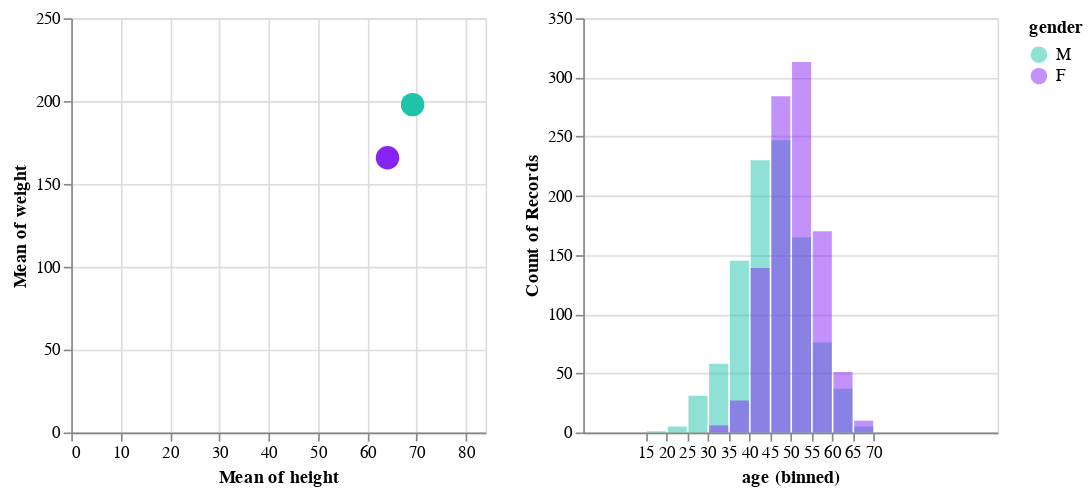

Notebook cell for this chart:
### Markdown cell above
_Interactive Scatter Plot and Linked Layered Histogram_

### Code cell
import pandas as pd

# generate fake data
source = pd.DataFrame({'gender': ['M']*1000 + ['F']*1000,
               'height':np.concatenate((np.random.normal(69, 7, 1000),
                                       np.random.normal(64, 6, 1000))),
               'weight': np.concatenate((np.random.normal(195.8, 144, 1000),
                                        np.random.normal(167, 100, 1000))),
               'age': np.concatenate((np.random.normal(45, 8, 1000),
                                        np.random.normal(51, 6, 1000)))
        })

selector = alt.selection_single(empty='all', fields=['gender'])

color_scale = alt.Scale(domain=['M', 'F'],
                        range=['#1FC3AA', '#8624F5'])

base = alt.Chart(source).properties(
    width=250,
    height=250
).add_selection(selector)

points = base.mark_point(filled=True, size=200).encode(
    x=alt.X('mean(height):Q',
            scale=alt.Scale(domain=[0,84])),
    y=alt.Y('mean(weight):Q',
            scale=alt.Scale(domain=[0,250])),
    color=alt.condition(selector,
                        'gender:N',
                        alt.value('lightgray'),
                        scale=color_scale),
)

hists = base.mark_bar(opacity=0.5, thickness=100).encode(
    x=alt.X('age',
            bin=alt.Bin(step=5), # step keeps bin size the same
            scale=alt.Scale(domain=[0,100])),
    y=alt.Y('count()',
            stack=None,
            scale=alt.Scale(domain=[0,350])),
    color=alt.Color('gender:N',
                    scale=color_scale)
).transform_filter(
    selector
)


points | hists

### Figure 1 — Vega-Lite specification as saved in the notebook (floating-point values rounded to 4 significant figures; data arrays with more than 128 entries replaced by an {"elided": "..."} marker saying what was removed)
{"config": {"view": {"continuousWidth": 400, "continuousHeight": 300}}, "hconcat": [{"mark": {"type": "point", "filled": true, "size": 200}, "encoding": {"color": {"condition": {"type": "nominal", "field": "gender", "scale": {"domain": ["M", "F"], "range": ["#1FC3AA", "#8624F5"]}, "selection": "selector004"}, "value": "lightgray"}, "x": {"type": "quantitative", "aggregate": "mean", "field": "height", "scale": {"domain": [0, 84]}}, "y": {"type": "quantitative", "aggregate": "mean", "field": "weight", "scale": {"domain": [0, 250]}}}, "height": 250, "selection": {"selector004": {"type": "single", "empty": "all", "fields": ["gender"]}}, "width": 250}, {"mark": {"type": "bar", "opacity": 0.5, "thickness": 100}, "encoding": {"color": {"type": "nominal", "field": "gender", "scale": {"domain": ["M", "F"], "range": ["#1FC3AA", "#8624F5"]}}, "x": {"type": "quantitative", "bin": {"step": 5}, "field": "age", "scale": {"domain": [0, 100]}}, "y": {"type": "quantitative", "aggregate": "count", "scale": {"domain": [0, 350]}, "stack": null}}, "height": 250, "selection": {"selector004": {"type": "single", "empty": "all", "fields": ["gender"]}}, "transform": [{"filter": {"selection": "selector004"}}], "width": 250}], "data": {"name": "data-eb24ace7d88f1deb17f13c0715cd2dce"}, "$schema": "https://vega.github.io/schema/vega-lite/v4.8.1.json", "datasets": {"data-eb24ace7d88f1deb17f13c0715cd2dce": {"elided": "2000 records"}}}
